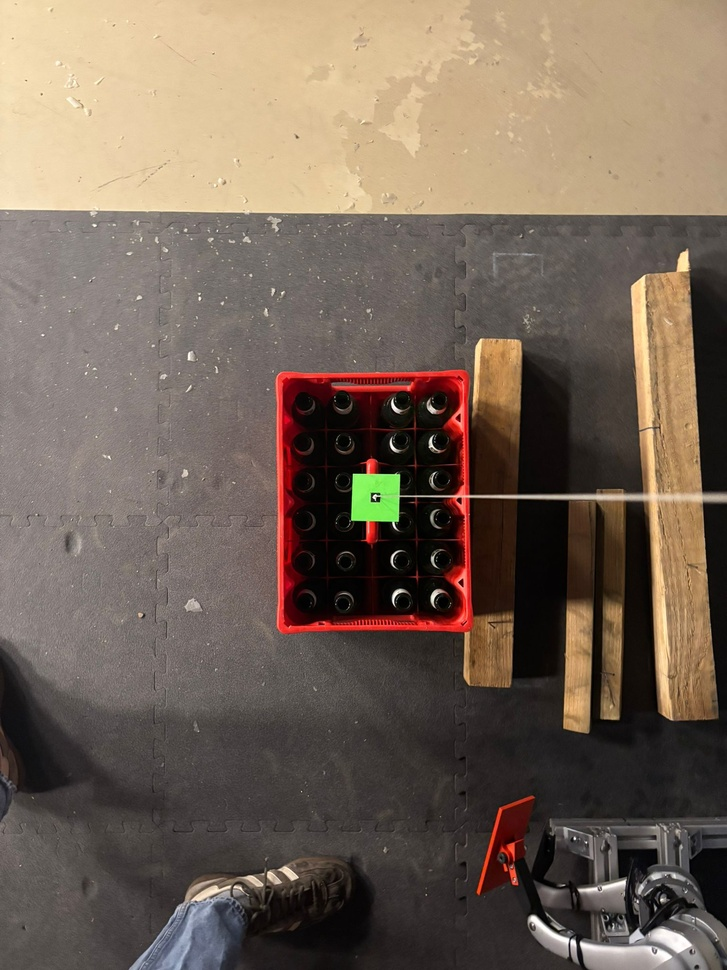
#> input picture FSM/green_marker.jpeg, 727 x 970 px, shrunk from 1536 x 2048 before the run
$ python -i check_alignment.py   (imports and definitions only)
#> lines starting #> are read from the running program, lines starting #| are printed output that depends on the picture; after the words box and inside, x2 and y2 are one past the last pixel; in counts of white or black regions, pixels touching at a corner belong together
import cv2
import numpy as np
import json
import math

# [2 lines not run here, left out]

# [1 line that did not run here, left out]
# [1 line that did not run here, left out]
# [1 line that did not run here, left out]

LOWER_RED1 = np.array([0,   100, 80])
UPPER_RED1 = np.array([10,  255, 255])
LOWER_RED2 = np.array([170, 100, 80])
UPPER_RED2 = np.array([180, 255, 255])

ALIGNMENT_THRESHOLD_M  = 0.01
# [1 line that did not run here, left out]
LONG_SIDE_THRESHOLD_CM = 35.0


def detect_crate_corners(image):
#> called with image = 'green_marker.jpeg'
    if isinstance(image, str):
        img = cv2.imread(image)
#> img is the input picture: shape (970, 727, 3); mean B, G, R 88, 101.3, 116.9
    else:
        img = image.copy()

    hsv   = cv2.cvtColor(img, cv2.COLOR_BGR2HSV)
#> hsv: shape (970, 727, 3); mean H, S, V 23.5, 64.3, 117.5
    mask1 = cv2.inRange(hsv, LOWER_RED1, UPPER_RED1)
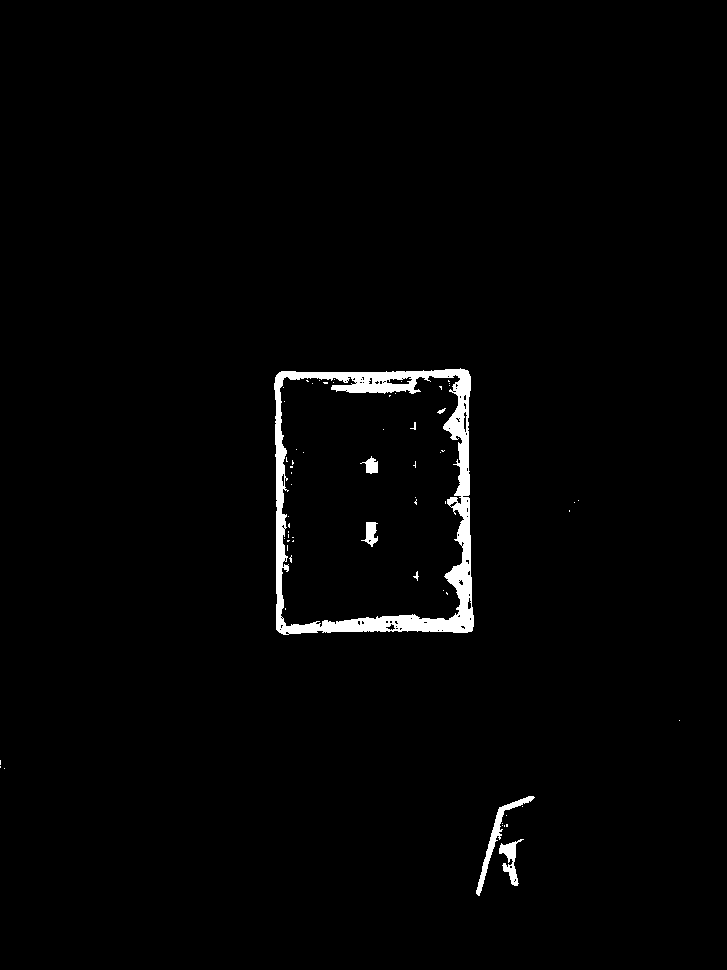
#> mask1: shape (970, 727); 1.7% white; 63 white regions (55 under 20 px), largest, box (x1, y1, x2, y2) and area: (274, 368, 474, 635) 9872, (476, 796, 535, 896) 725, (499, 839, 524, 886) 439
    mask2 = cv2.inRange(hsv, LOWER_RED2, UPPER_RED2)
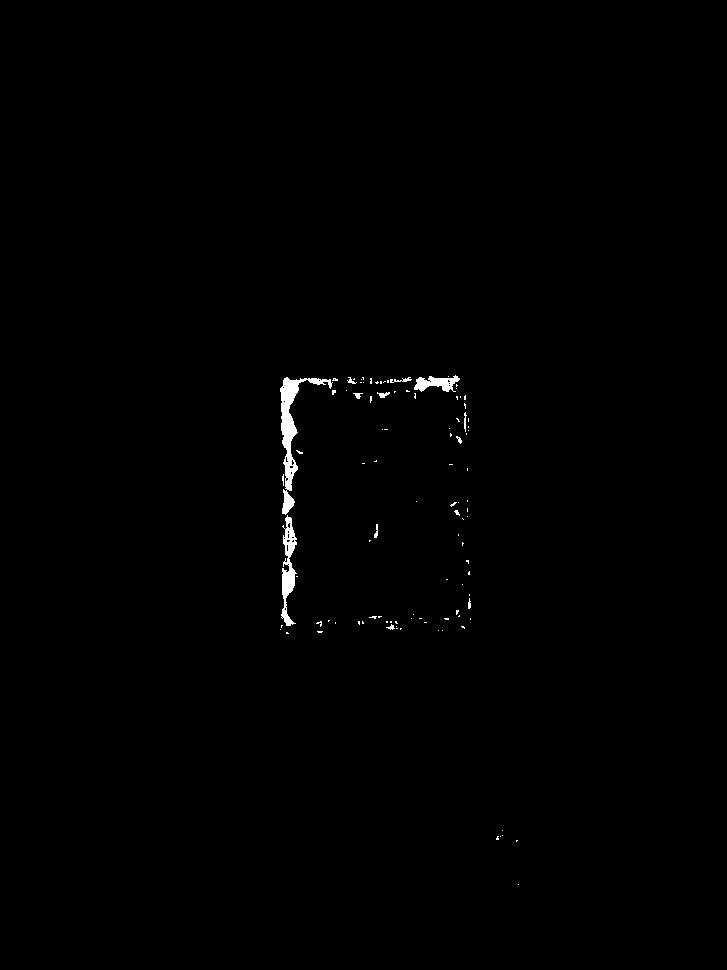
#> mask2: shape (970, 727); 0.5% white; 102 white regions (90 under 20 px), largest, box (x1, y1, x2, y2) and area: (280, 377, 333, 515) 1521, (281, 515, 297, 626) 847, (414, 375, 460, 392) 438
    mask  = cv2.bitwise_or(mask1, mask2)
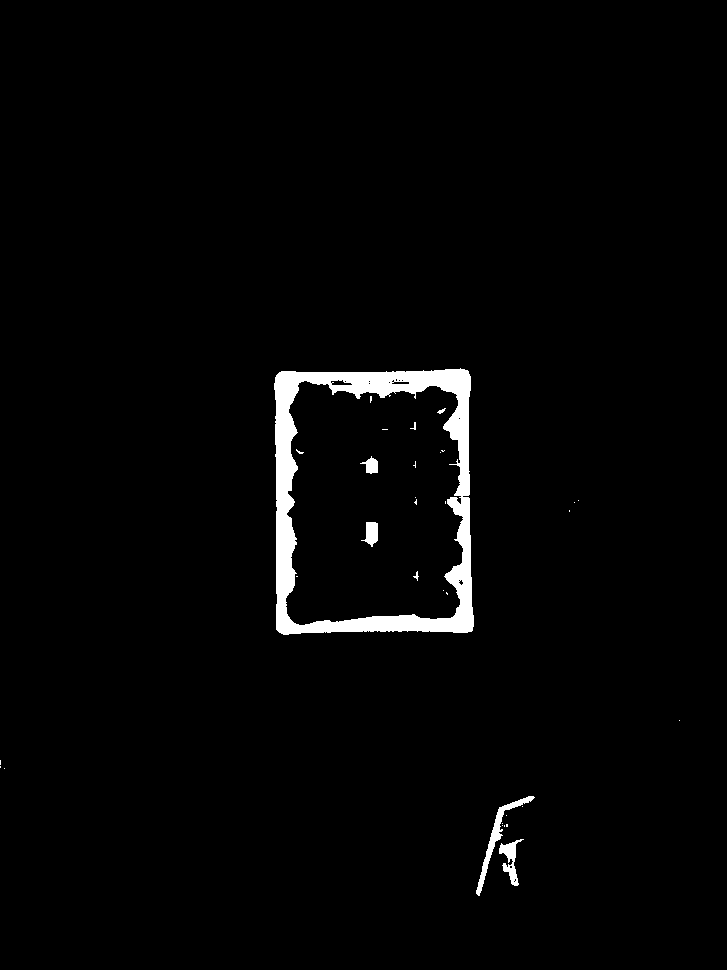
#> mask: shape (970, 727); 2.2% white; 33 white regions (25 under 20 px), largest, box (x1, y1, x2, y2) and area: (274, 368, 474, 635) 13428, (476, 796, 535, 896) 737, (499, 839, 524, 886) 443

    kernel = np.ones((9, 9), np.uint8)
    mask   = cv2.morphologyEx(mask, cv2.MORPH_CLOSE, kernel)
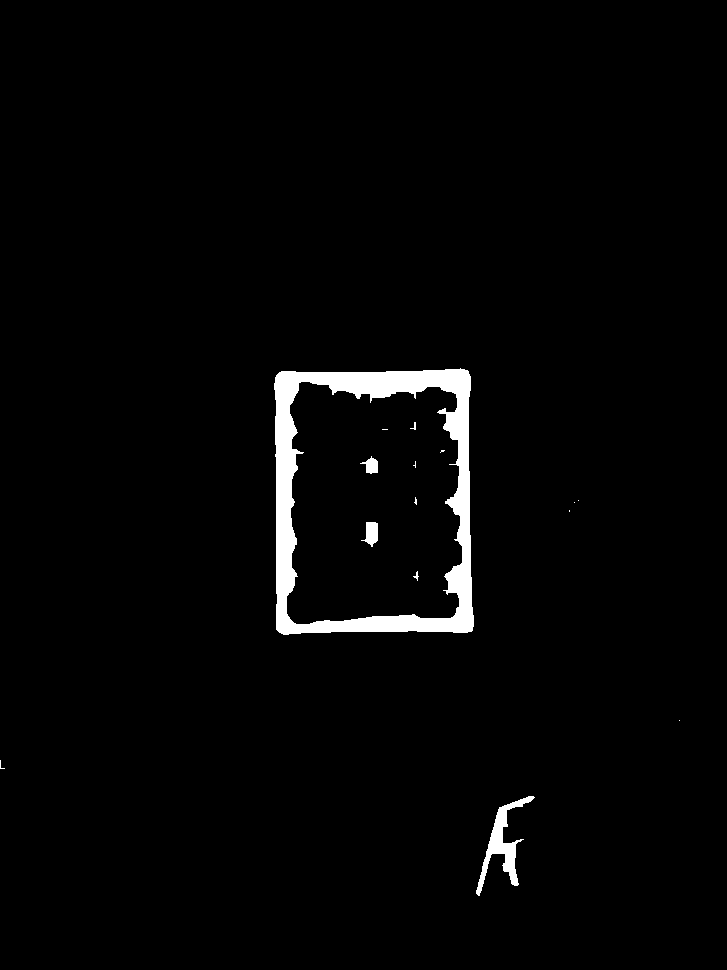
#> mask: shape (970, 727); 2.3% white; 15 white regions (9 under 20 px), largest, box (x1, y1, x2, y2) and area: (274, 368, 474, 635) 14131, (476, 796, 535, 896) 1446, (361, 522, 378, 547) 266, (360, 456, 378, 474) 180, (413, 571, 419, 581) 23, (410, 422, 416, 430) 20
    mask   = cv2.morphologyEx(mask, cv2.MORPH_OPEN,  kernel)
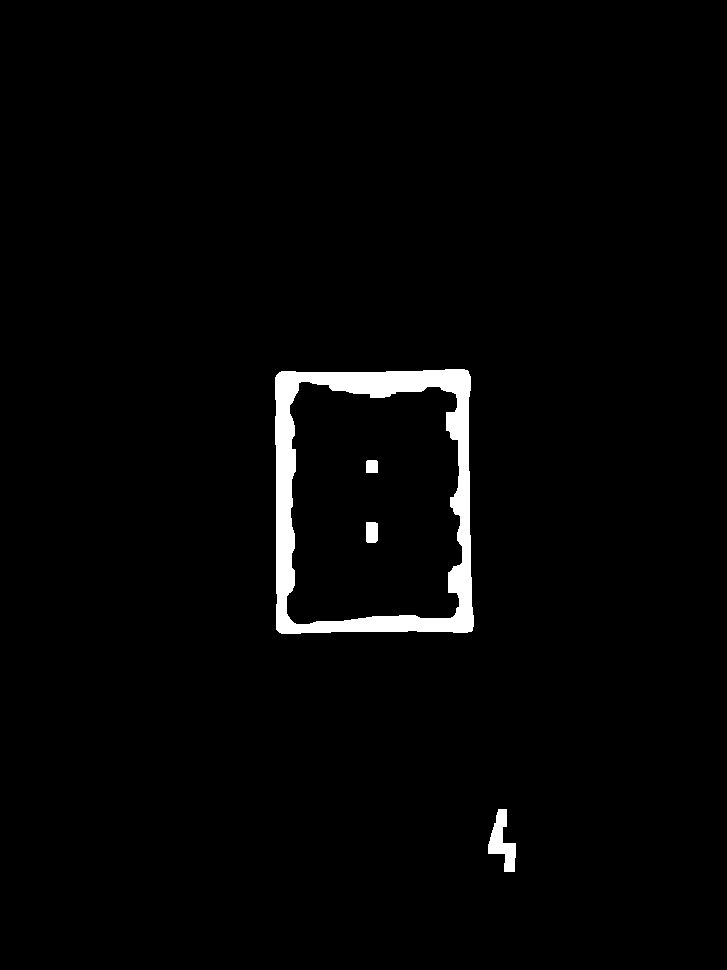
#> mask: shape (970, 727); 2.1% white; 4 white regions

    contours, _ = cv2.findContours(mask, cv2.RETR_EXTERNAL, cv2.CHAIN_APPROX_SIMPLE)
#> contours = 2 contours; box (x1, y1, x2, y2) and area: (275, 369, 474, 634) 50390, (488, 809, 516, 872) 800
    if not contours:
        raise RuntimeError("Bac rouge non détecté")

    c    = max(contours, key=cv2.contourArea)
#> c = contour of 66 points, box (x1, y1, x2, y2) (275, 369, 474, 634), area 50390
    rect = cv2.minAreaRect(c)
#> rect = ((373.8, 501), (197.1, 263.1), -0.343)
    box  = np.int32(cv2.boxPoints(rect))
#> box = [[276, 633], [274, 370], [471, 368], [473, 631]]
    return box


def get_wall1_side_corners(corners):
    sorted_by_x = sorted(corners, key=lambda p: p[0])
    return sorted_by_x[:2]


# [65 lines left out: function is_aligned, not called in this run]


# [15 lines not run here, left out]


# ── Alignement wall 2 ─────────────────────────────────────────────

# [1 line that did not run here, left out]
# [1 line that did not run here, left out]
# [1 line that did not run here, left out]


# [52 lines left out: functions get_wall2_side_corners, is_aligned_wall2, not called in this run]

>>> result = detect_crate_corners('green_marker.jpeg')
#> result = [[276, 633], [274, 370], [471, 368], [473, 631]]
